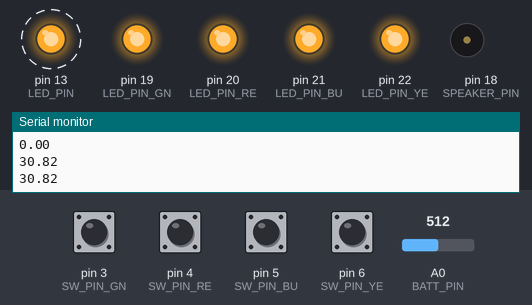
Simulated run of this sketch. Board: Arduino Mega 2560, built for the host (arithmetic inside an expression is 32-bit, double 64-bit). On the bench: output pins drawn as LEDs (lit = HIGH), buzzer (waves = sounding), the last lines printed to the serial monitor. Dashed ring = blinking. The inputs (shaded band) are chosen by the test bench; at power-on: pin 3 (SW_PIN_GN), pin 4 (SW_PIN_RE), pin 5 (SW_PIN_BU), pin 6 (SW_PIN_YE) HIGH, A0 (BATT_PIN) = 512. Pins used as bus, display or sensor lines are not drawn.

Above: at 3.26 s.
3.3 s: A0 (BATT_PIN) set to 407
6.8 s: A0 (BATT_PIN) set to 387
At 7.91 s:
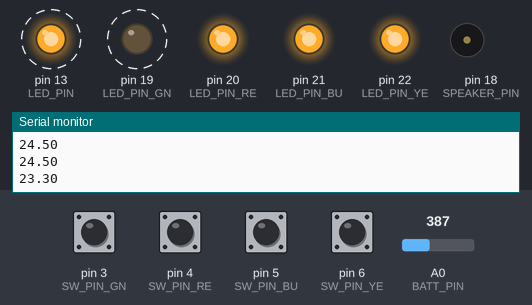
10.4 s: pin 3 (SW_PIN_GN) pulled LOW for 0.15 s
At 10.55 s:
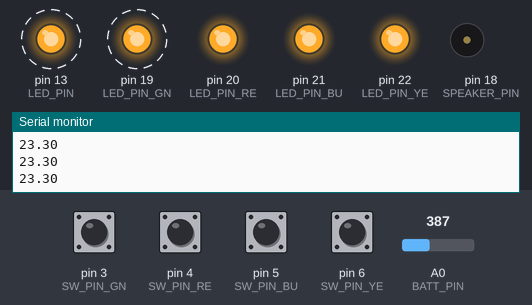
13.9 s: pin 4 (SW_PIN_RE) pulled LOW for 0.15 s
At 14.09 s:
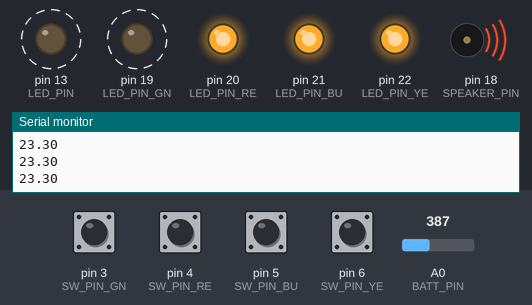
17.4 s: pin 5 (SW_PIN_BU) pulled LOW for 0.15 s
At 17.63 s:
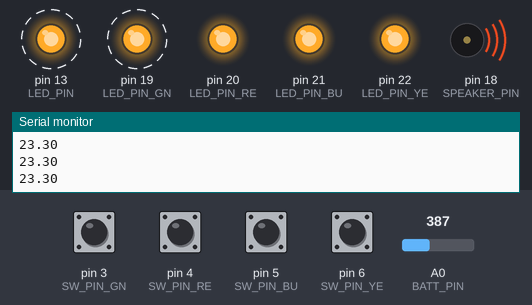
Timing chart, 0 to 25.4 s (numbered marks = the images above; inputs shaded):
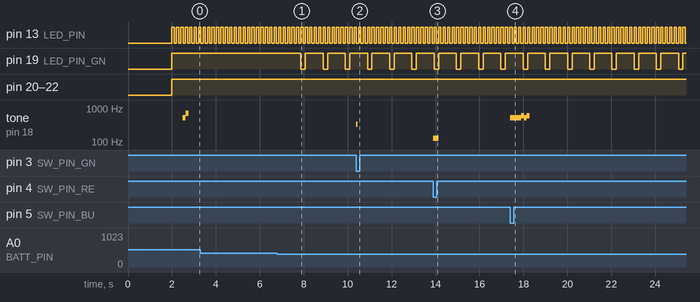

Measured:
- the behaviour switches between 398 and 397 on A0 (BATT_PIN) (found by bisection; images 0 and 1)
- after the input at 6.8 s, pin 19 (LED_PIN_GN): alternates HIGH for 0.81 s and LOW for 0.20 s, starting after 1.1 s
- after the input at 10.4 s, tone on pin 18 (SPEAKER_PIN): silent → 329 Hz at once, → silent 0.06 s later
- after the input at 13.9 s, tone on pin 18 (SPEAKER_PIN): silent → 130 Hz at once, → silent 0.25 s later
- after the input at 17.4 s, tone on pin 18 (SPEAKER_PIN): plays 523 Hz for 0.50 s, 587 Hz for 0.13 s, 523 Hz for 0.13 s, 587 Hz for 0.13 s, starting at once
- by itself, pin 13 (LED_PIN): alternates HIGH for 0.10 s and LOW for 0.10 s

The sketch:

TwoPotatoe-watch.ino
```cpp
/*****************************************************************************-
                       TwoPotatoe-watch
                 Teensy 3.2 running at 72 MHz
 *****************************************************************************/

#include "Ma_Watch.h"

const int LED_PIN =       13;  // LED connected to digital pin 13
const int LED_PIN_GN =    19;
const int LED_PIN_RE =    20;
const int LED_PIN_BU =    21;
const int LED_PIN_YE =    22;

const int SW_PIN_GN =      3;   // Green switch
const int SW_PIN_RE =      4;   // Red switch
const int SW_PIN_BU =      5;   // Blue switch
const int SW_PIN_YE =      6;   // Yellow switch

const int SLEEP_PIN =      17;
const int SPEAKER_PIN =    18;   //
const int BATT_PIN =       A0;   // pin14

unsigned int timeMilliseconds = 0;
unsigned int lastWatchMs = 0;
boolean isMotorOn = false;
char message[100] = "";
float battVolt = 0.0;
bool isRunning = false;


/*****************************************************************************-
 * setup()
 *****************************************************************************/
void setup() {
  Serial.begin(115200);          // debug
  Serial1.begin(115200);         // Teensy 3.6 Main processor

  pinMode(LED_PIN, OUTPUT);      // board LED
  pinMode(LED_PIN_GN, OUTPUT);
  pinMode(LED_PIN_RE, OUTPUT);
  pinMode(LED_PIN_BU, OUTPUT);
  pinMode(LED_PIN_YE, OUTPUT);
  pinMode(SPEAKER_PIN, OUTPUT);
  pinMode(SLEEP_PIN, OUTPUT);
  digitalWrite(SLEEP_PIN, HIGH);  // High is motor off.

  pinMode(BATT_PIN, INPUT);
  analogReference(INTERNAL);

  pinMode(SW_PIN_GN, INPUT_PULLUP);
  pinMode(SW_PIN_RE, INPUT_PULLUP);
  pinMode(SW_PIN_BU, INPUT_PULLUP);
  pinMode(SW_PIN_YE, INPUT_PULLUP);

  timeMilliseconds = millis();
  delay(2000);
  battery();
  Serial.println(battVolt);
  addScript(T_UP1);
  lastWatchMs = timeMilliseconds;
  isMotorOn = false;
  digitalWrite(SLEEP_PIN, HIGH);     // Turn motor off.
}


/*****************************************************************************-
 * loop()
 *****************************************************************************/
void loop() {
  timeMilliseconds = millis();
  readMain();  // Get message from Teensy 3.6 Main processor
  tune();
  switches();
  blink13();
  blinkLed();
  battery();
  checkWatch();
}


/*****************************************************************************-
 * blink13()
 *****************************************************************************/
void blink13() {
  static unsigned long blinkTrigger = 0;
  static bool toggle = false;
  if (timeMilliseconds > blinkTrigger) {
    blinkTrigger = timeMilliseconds + 100;
    toggle = !toggle;
    digitalWrite(LED_PIN, toggle ? HIGH : LOW);
    //    sendMaMsg(RCV_SWITCH, LED_SW_YE, 1);
  }
}


/*****************************************************************************-
 * battery()
 *****************************************************************************/
void battery() {
  static const float minV = 3.5 * 6;
  static unsigned long batteryTrigger = 0L;
  static const float fullV = ((4.2 * 6.0) - minV);
  if (timeMilliseconds > batteryTrigger) {
    batteryTrigger = timeMilliseconds + 1000;  // 1 per second
    battVolt = ((float) analogRead(BATT_PIN)) * .0602;

    if      (battVolt < 21.00)   setBlink(LED_SW_GN, BLINK_OFF);
    else if (battVolt < 22.08)   setBlink(LED_SW_GN, BLINK_20);
    else if (battVolt < 22.68)   setBlink(LED_SW_GN, BLINK_40);
    else if (battVolt < 23.10)   setBlink(LED_SW_GN, BLINK_60);
    else if (battVolt < 23.95)   setBlink(LED_SW_GN, BLINK_80);
    else                         setBlink(LED_SW_GN, BLINK_ON);

    if (!isRunning) {
      if ((battVolt > 6.0) && (battVolt < 21.0))     addScript(T_ALARM);
    }
    sendMaMsg(RCV_BATT, battVolt);
    Serial.println(battVolt);
  }
}


/*****************************************************************************-
 * checkWatch()  If we haven't received a WATCH message in ?? milliseconds,
 *               the imu-controlled timing loop on the main processor isn't
 *               working: turn off the motors.
 *****************************************************************************/
void checkWatch() {
  if ((lastWatchMs + 20) > timeMilliseconds) {  // Recent WATCH message?
    if (!isMotorOn) {
      digitalWrite(SLEEP_PIN, LOW);  // Turn motor on.
      isMotorOn = true;
    }
  } else if (isMotorOn) {
    digitalWrite(SLEEP_PIN, HIGH);  // Turn motor off.
    isMotorOn = false;
  }
}
```

LED.ino
```cpp
const byte END_MARKER = 0xFF;
byte blinkOff[] = {0,END_MARKER};                   // Off
byte blinkSF[] = {1,0,0,0,0,0,0,0,END_MARKER} ;     // Slow flash
byte blinkFF[] = {1,0,END_MARKER};                  // Fast flash
byte blinkSB[] = {1,1,1,1,0,0,0,0,END_MARKER};      // Slow blink
byte blinkOn[] = {1,END_MARKER};                    // On
byte blink20[] = {1,1,0,0,0,0,0,0,0,0,END_MARKER};  // 20%
byte blink40[] = {1,1,1,1,0,0,0,0,0,0,END_MARKER};  // 40%
byte blink60[] = {1,1,1,1,1,1,0,0,0,0,END_MARKER};  // 60%
byte blink80[] = {1,1,1,1,1,1,1,1,0,0,END_MARKER};  // 80%


byte *blinkArray[] = {
  blinkOff,     // BLINK_OFF
  blinkSF,      // BLINK_SF
  blinkFF,      // BLINK_FF
  blinkSB,      // BLINK_SB
  blinkOn,      // BLINK_ON
  blink20,      // BLINK_20
  blink40,      // BLINK_40
  blink60,      // BLINK_60
  blink80,      // BLINK_80
};

byte * patternGn = blinkOn;;
byte * patternRe = blinkOn;
byte * patternBu = blinkOn;
byte * patternYe = blinkOn;
int blinkPtrGn = 0;
int blinkPtrRe = 0;
int blinkPtrBu = 0;
int blinkPtrYe = 0;

/*****************************************************************************-
 *   blinkLed()
 *****************************************************************************/
void blinkLed() {
  static unsigned long blinkTrigger = 0L;
  int b = 0;
  if (timeMilliseconds > blinkTrigger) {
    blinkTrigger = timeMilliseconds + 100;  // 10 per second

    // Blink Green
    b = (patternGn[blinkPtrGn++] == 1) ? HIGH : LOW;
    if (patternGn[blinkPtrGn] == END_MARKER) blinkPtrGn = 0;
    digitalWrite(LED_PIN_GN, b);

     // Blink Red
    b = (patternRe[blinkPtrRe++] == 1) ? HIGH : LOW;
    if (patternRe[blinkPtrRe] == END_MARKER) blinkPtrRe = 0;
    digitalWrite(LED_PIN_RE, b);

    // Blink Blue
    b = (patternBu[blinkPtrBu++] == 1) ? HIGH : LOW;
    if (patternBu[blinkPtrBu] == END_MARKER) blinkPtrBu = 0;
    digitalWrite(LED_PIN_BU, b);

    // Blink Yellow
    b = (patternYe[blinkPtrYe++] == 1) ? HIGH : LOW;
    if (patternYe[blinkPtrYe] == END_MARKER) blinkPtrYe = 0;
    digitalWrite(LED_PIN_YE, b);
  }
}


/*****************************************************************************-
 *   setBlink
 *****************************************************************************/
void setBlink(unsigned int color, unsigned int pattern) {
  if (pattern > (sizeof(blinkArray) / sizeof(byte*))) return;
  byte *p = blinkArray[pattern];
  switch (color) {
    case 0:
      if (p != patternGn) {
        patternGn = p;
        blinkPtrGn = 0;
      }
      break;
    case 1:
      if (p != patternRe) {
        patternRe = p;
        blinkPtrRe = 0;
      }
      break;
    case 2:
      if (p != patternBu) {
        patternBu = p;
        blinkPtrBu = 0;
      }
      break;
    case 3:
      if (p != patternYe) {
        patternYe = p;
        blinkPtrYe = 0;
        isRunning = (pattern == BLINK_ON) ? true : false;
      }
      break;
  }
}
```

Ma_Watch.h
```cpp
/*****************************************************************************-
 *                        Watch.h
 *    Constants shared between TwoPotatoe and TwoPotatoe-watch
 *****************************************************************************/

// These are represented in the blinkArray in Lights
const int BLINK_OFF = 0; // Off
const int BLINK_SF =  1; // Slow flash
const int BLINK_FF =  2; // Fast flash
const int BLINK_SB =  3; // Slow blink
const int BLINK_ON =  4; // On
const int BLINK_20 =  5; //
const int BLINK_40 =  6; //
const int BLINK_60 =  7; //
const int BLINK_80 =  8; //

const int LED_SW_GN = 0;
const int LED_SW_RE = 1;
const int LED_SW_BU = 2;
const int LED_SW_YE = 3;

const int SEND_WATCH     = 129;     // Watchdog message. No payload.
const int SEND_BLINK     = 130;     // Led, Pattern.
const int SEND_BEEP      = 131;     // Tune script.
const int SEMD_XXX       = 132;

const int RCV_BATT       = 129;     // Battery voltage, float;
const int RCV_SWITCH     = 130;

enum tunes {
  T_RHAPSODY,
  T_FUGUE,
  T_UP1,
  T_UP2,
  T_UP3,
  T_DN,
  T_WARBLE,
  T_BACH,
  T_FUGUE2,
  T_SCALE,
  T_BROWNOUT,
  T_WELCOME,
  T_THANKYOU,
  T_BUTTONA,
  T_BUTTONB,
  T_BUTTONC,
  T_ALARM
};
```

Msg.ino
```cpp
/*****************************************************************************-
 *  readMain()    Read messages from Teensy 3.6 main processor.
 *****************************************************************************/
void readMain() {
  const int MAIN_BUFFER_SIZE = 10;
  static char msgStr[MAIN_BUFFER_SIZE];
  static bool isMessageInProgress = false;
  static int msgPtr = 0;
  static int msgCmd = 0;

  while (Serial1.available()) {
    byte b = Serial1.read();
    if (b >= 128) {
      msgPtr = 0;
      msgCmd = b;
      isMessageInProgress = true;
    } else {
      if (isMessageInProgress) {
        if (msgPtr >= MAIN_BUFFER_SIZE) {
          isMessageInProgress = false;
        } else if (b == 0) {  // end of message?
          msgStr[msgPtr] = 0;
          doMsg(msgCmd, msgStr, msgPtr);
          isMessageInProgress = false;
        } else {
          msgStr[msgPtr++] = b;
        }
      } else {
        Serial.print("Main serial error: "); Serial.println(b);
      }
    }
  }
}


/*****************************************************************************-
 *  doMsg() Act on messages from Teensy 3.6 main controller.
 *****************************************************************************/
void doMsg(int cmd, char msgStr[], int count) {
  int intVal;

  msgStr[count] = 0; // Just to be sure.

  switch (cmd) {
    case SEND_WATCH:
      lastWatchMs = timeMilliseconds;
      break;
    case SEND_BLINK:
      setBlink((unsigned int) (msgStr[0] - '0'), (unsigned int) (msgStr[1] - '0'));
      break;
    case SEND_BEEP:
      if (sscanf(msgStr, "%d", &intVal) > 0) {
        addScript(intVal);
      }
      break;
    default:
      Serial.print("Illegal message received: "); Serial.println(cmd);
      break;
  }
}


/*****************************************************************************-
 *  sendMaMsg()  Send a message to the main processor.
 *****************************************************************************/
void sendMaMsg(int cmd, int v1, int v2) {
  Serial1.write((byte) cmd);
  Serial1.print(v1);
  Serial1.print(v2);
  Serial1.write((byte) 0);
}

void sendMaMsg(int cmd, float val) {
  Serial1.write((byte) cmd);
  Serial1.print(val);
  Serial1.write((byte) 0);
}
```

Switches.ino
```cpp
/**************************************************************************.
 * switches()
 *      Toggle TP_STATE_RUN_READY on yellow switch.  1 sec dead period.
 **************************************************************************/

void switches() {
  static unsigned int gnTimer = 0;
  static boolean gnState = false;
  static boolean oldGnState = false;

  static unsigned int reTimer = 0;
  static boolean reState = false;
  static boolean oldReState = false;

  static unsigned int buTimer = 0;
  static boolean buState = false;
  static boolean oldBuState = false;

  static unsigned int yeTimer = 0;
  static boolean yeState = false;
  static boolean oldYeState = false;

  // Debounce Green (back switch)
  boolean gn = digitalRead(SW_PIN_GN) == LOW;
  if (gn) gnTimer = timeMilliseconds;
  if ((timeMilliseconds - gnTimer) > 50) gnState = false;
  else gnState = true;

  // Debounce Red
  boolean re = digitalRead(SW_PIN_RE) == LOW;
  if (re) reTimer = timeMilliseconds;
  if ((timeMilliseconds - reTimer) > 50) reState = false;
  else reState = true;


  // Debounce Blue
  boolean bu = digitalRead(SW_PIN_BU) == LOW;
  if (bu) buTimer = timeMilliseconds;
  if ((timeMilliseconds - buTimer) > 50) buState = false;
  else buState = true;

  // Debounce Yellow
  boolean ye = digitalRead(SW_PIN_YE) == LOW;
  if (ye) yeTimer = timeMilliseconds;
  if ((timeMilliseconds - yeTimer) > 50) yeState = false;
  else yeState = true;

  // Green press transition.
  if (gnState && (!oldGnState)) {
    sendMaMsg(RCV_SWITCH,LED_SW_GN, 1);
    addScript(T_BUTTONB);
  }

  // Red press transition
  if (reState && (!oldReState)) {
    sendMaMsg(RCV_SWITCH,LED_SW_RE, 1);
    addScript(T_BROWNOUT);
  }

  // Blue press transition.
  if (buState && (!oldBuState)) {
    sendMaMsg(RCV_SWITCH,LED_SW_BU, 1);
    addScript(T_ALARM);
  }

  // Yellow press transition
  if (yeState && (!oldYeState)) {
    sendMaMsg(RCV_SWITCH,LED_SW_YE, 1);
//   addScript(T_FUGUE);
  }

  oldBuState = buState;
  oldYeState = yeState;
  oldReState = reState;
  oldGnState = gnState;
}
```

Source omitted: Tune.ino (11721 bytes)
